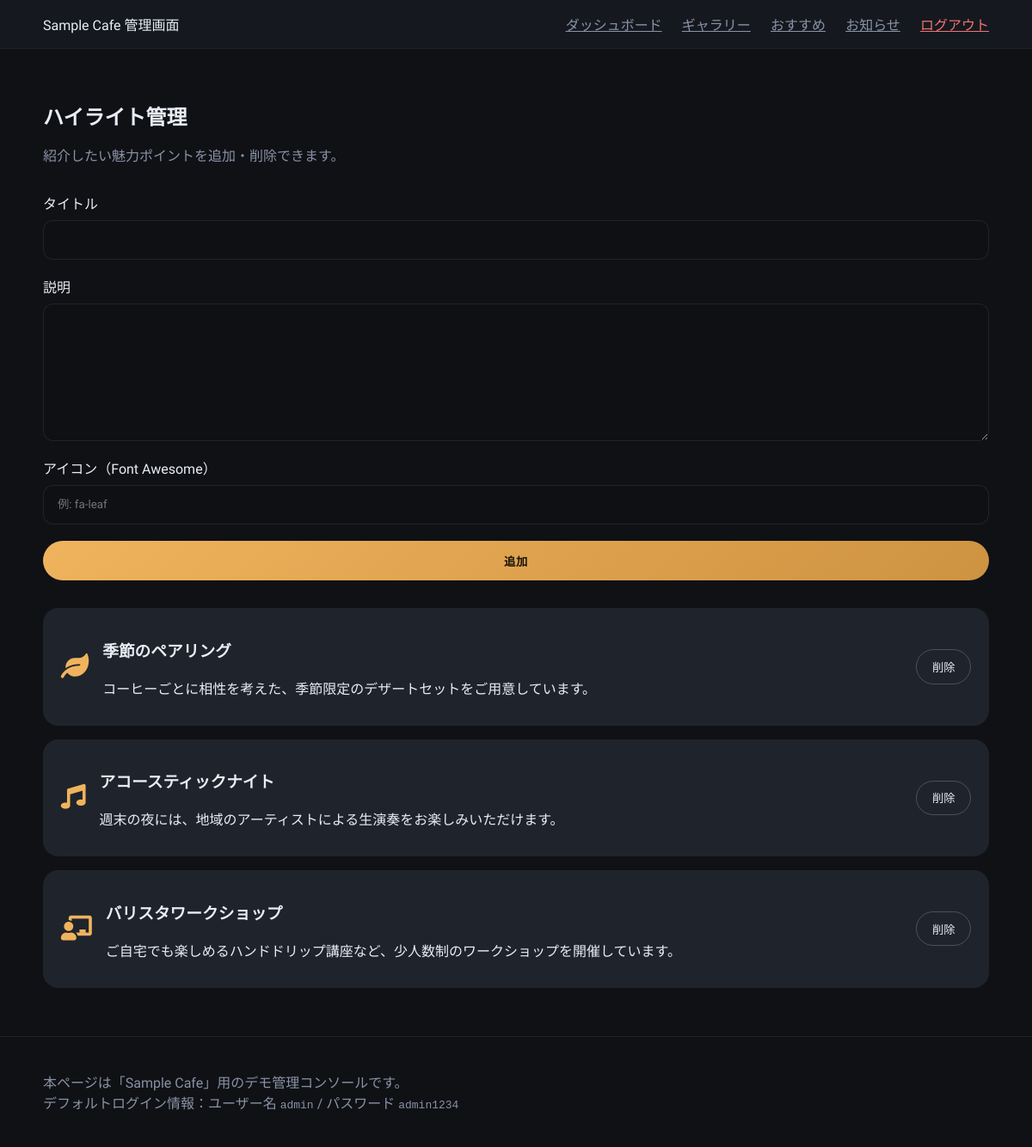
The app's page /admin/features (signed in) with its own data.
### tables this page shows
CREATE TABLE features (
            id INTEGER PRIMARY KEY AUTOINCREMENT,
            title TEXT NOT NULL,
            description TEXT NOT NULL,
            icon TEXT DEFAULT 'fa-mug-hot'
        );

### app.py (the view, shortened to what this page needs)
    @login_required
    def manage_features():
        features = fetch_features()
        return render_template("admin/manage_features.html", features=features)

### app.py (called while the page is built)
def get_db_connection():
    conn = sqlite3.connect(DATABASE_PATH)
    conn.row_factory = sqlite3.Row
    return conn

def fetch_features():
    conn = get_db_connection()
    features = conn.execute("SELECT * FROM features ORDER BY id").fetchall()
    conn.close()
    return features

### templates/admin/manage_features.html (shortened to what this page needs)
{% extends 'admin/base.html' %}
{% block content %}
<section class="form-section">
    <header>
        <h1>ハイライト管理</h1>
        <p>紹介したい魅力ポイントを追加・削除できます。</p>
    </header>
    <form method="post" class="form-grid compact">
        <label>タイトル
            <input type="text" name="title" required>
        </label>
        <label>説明
            <textarea name="description" rows="3" required></textarea>
        </label>
        <label>アイコン（Font Awesome）
            <input type="text" name="icon" placeholder="例: fa-leaf">
        </label>
        <button type="submit" class="btn-primary">追加</button>
    </form>
    <div class="feature-admin-grid">
        {% for feature in features %}
        <div class="feature-admin-item">
            <i class="fas {{ feature['icon'] }}"></i>
            <div>
                <h3>{{ feature['title'] }}</h3>
                <p>{{ feature['description'] }}</p>
            </div>
            <form method="post">
                <button type="submit" class="btn-outline">削除</button>
            </form>
        </div>
        {% endfor %}
    </div>
</section>
{% endblock %}

### static/css/admin.css (style rules this page uses)
:root { --bg: #0f1115; --surface: #161a20; --surface-alt: #1f242c; --text: #e9edf5; --muted: #8a92a6; --accent: #f0b35d; --accent-dark: #ce9341; --radius: 18px; }
* { box-sizing: border-box; }
body { margin: 0; font-family: 'Work Sans', sans-serif; background: var(--bg); color: var(--text); }
.btn-primary { background: linear-gradient(135deg, var(--accent), var(--accent-dark)); color: #1a1208; border: none; padding: 0.85rem 1.2rem; border-radius: 999px; font-weight: 600; letter-spacing: 0.05em; cursor: pointer; transition: transform 0.3s ease, box-shadow 0.3s ease; }
.btn-outline { background: transparent; border: 1px solid rgba(255,255,255,0.2); color: var(--text); padding: 0.6rem 1.1rem; border-radius: 999px; cursor: pointer; transition: background 0.3s ease; }
.form-section header h1 { margin-bottom: 0.5rem; }
.form-section header p { color: var(--muted); }
.form-grid { display: grid; gap: 1.2rem; margin-top: 2rem; }
.form-grid label { display: grid; gap: 0.5rem; font-weight: 500; }
.form-grid input, .form-grid textarea, .upload-form input, .upload-form textarea { padding: 0.9rem 1rem; border-radius: 12px; border: 1px solid rgba(255,255,255,0.08); background: rgba(15, 17, 21, 0.8); color: var(--text); font-family: inherit; }
.form-grid textarea { min-height: 160px; }
.feature-admin-grid { display: grid; gap: 1rem; margin-top: 2rem; }
.feature-admin-item { background: var(--surface-alt); padding: 1rem 1.3rem; border-radius: var(--radius); display: grid; grid-template-columns: auto 1fr auto; gap: 1rem; align-items: center; }
.feature-admin-item i { font-size: 1.8rem; color: var(--accent); }

### records on screen
features: title "季節のペアリング", description "コーヒーごとに相性を考えた、季節限定のデザートセットをご用意しています。"
features: title "アコースティックナイト", description "週末の夜には、地域のアーティストによる生演奏をお楽しみいただけます。"
features: title "バリスタワークショップ", description "ご自宅でも楽しめるハンドドリップ講座など、少人数制のワークショップを開催しています。"
